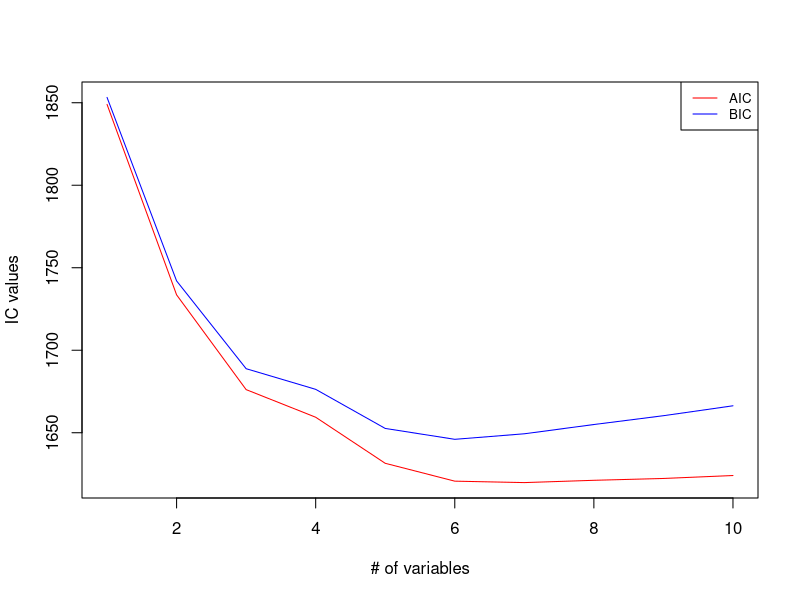

Recreate this plot in R.
### Statistical Learning with Math and R, Springer ###

# Chapter 5 Information Criteria

## 5.1 Information Criteria 

RSS.min=function(X,y,T){
  m=ncol(T); S.min=Inf
  for(j in 1:m){
    q=T[,j]
	S=sum((lm(y~X[,q])$fitted.values-y)^2)
  if(S<S.min){S.min=S; set.q=q}
  }
return(list(value=S.min,set=set.q))
}
library(MASS)
df=Boston
X=as.matrix(df[,c(1,3,5,6,7,8,10,11,12,13)])
y=df[[14]]
p=ncol(X)
n=length(y)
AIC.min=Inf
for(k in 1:p){
  T=combn(1:p,k)
  res=RSS.min(X,y,T)
  AIC= n*log(res$value/n)+2*k ##
  if(AIC<AIC.min){
    AIC.min=AIC
	set.min= res$set
  }
}
AIC.min
set.min

y.bar=mean(y)
TSS=sum((y-y.bar)^2)
D.max=-Inf
for(k in 1:p){
  T=combn(1:p,k)
  res=RSS.min(X,y,T)
  D= 1-res$value/(n-k-1)/TSS/(n-1)
  if(D>D.max){
    D.max=D
	set.max= res$set
  }
}
D.max
set.max

library(MASS)
df=Boston
X=as.matrix(df[,c(1,3,5,6,7,8,10,11,12,13)])
y=df[[14]]
n=nrow(X)
p=ncol(X)
IC=function(k){
  T=combn(1:p,k)
  res=RSS.min(X,y,T)
  AIC= n*log(res$value/n)+2*k 
  BIC= n*log(res$value/n)+k*log(n)
  return(list(AIC=AIC,BIC=BIC))
}
AIC.seq=NULL
BIC.seq=NULL
for(k in 1:p){
  AIC.seq=c(AIC.seq, IC(k)$AIC)
  BIC.seq=c(BIC.seq, IC(k)$BIC)
}
plot(1:p, ylim=c(min(AIC.seq),max(BIC.seq)), type="n",xlab="# of variables", ylab="IC values")
lines(AIC.seq,col="red"); lines(BIC.seq,col="blue")
legend("topright",legend=c("AIC","BIC"), col=c("red","blue"), lwd=1, cex =.8)

# 4.2 Efficient Estimator and Fisher Information Matrix
# 4.3 Kullback-Leibler divergence
# 4.4 Derivation of Akaike's Information Criterion
